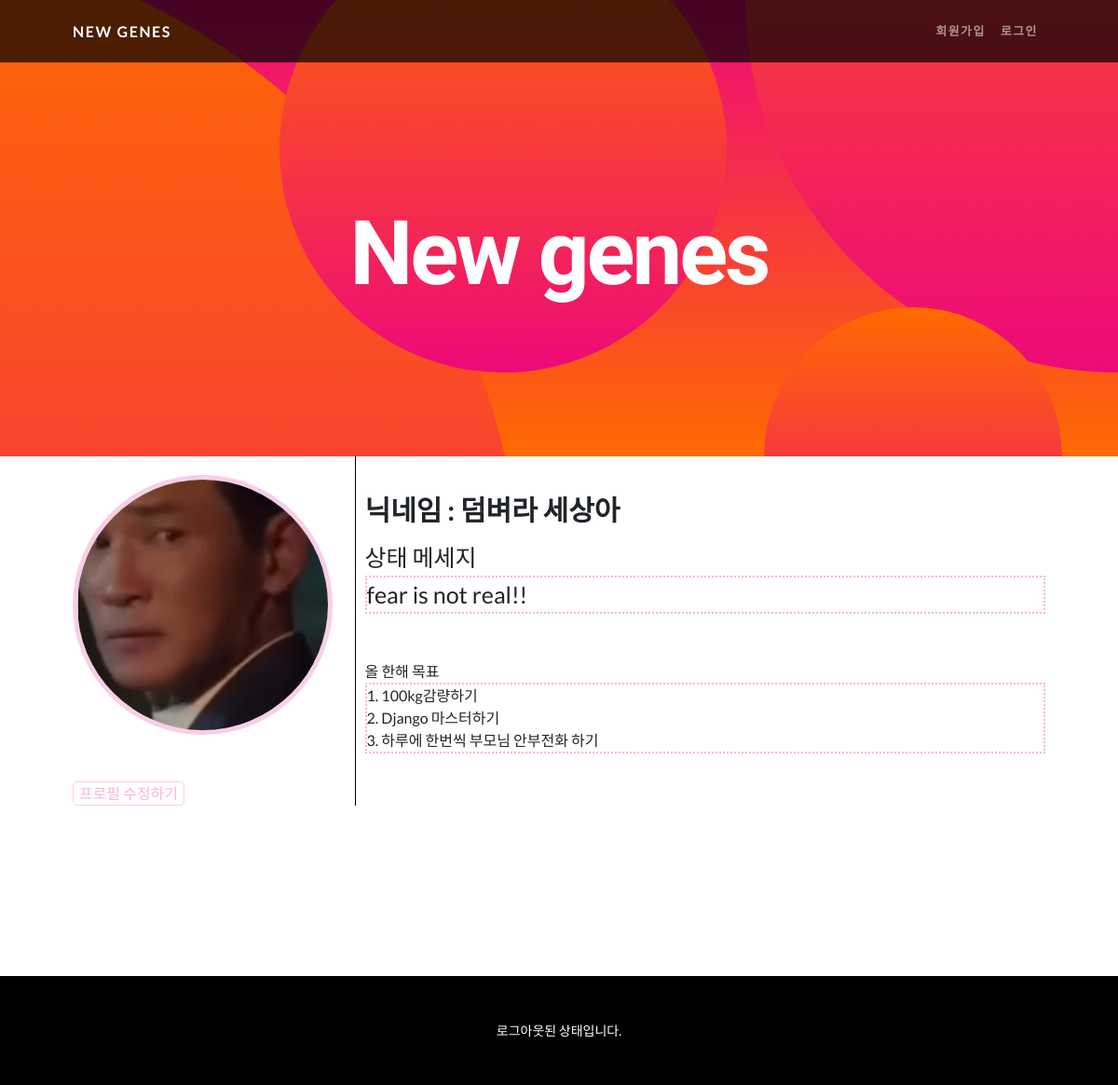
/profile/1/, run on an earlier commit of the app's database.
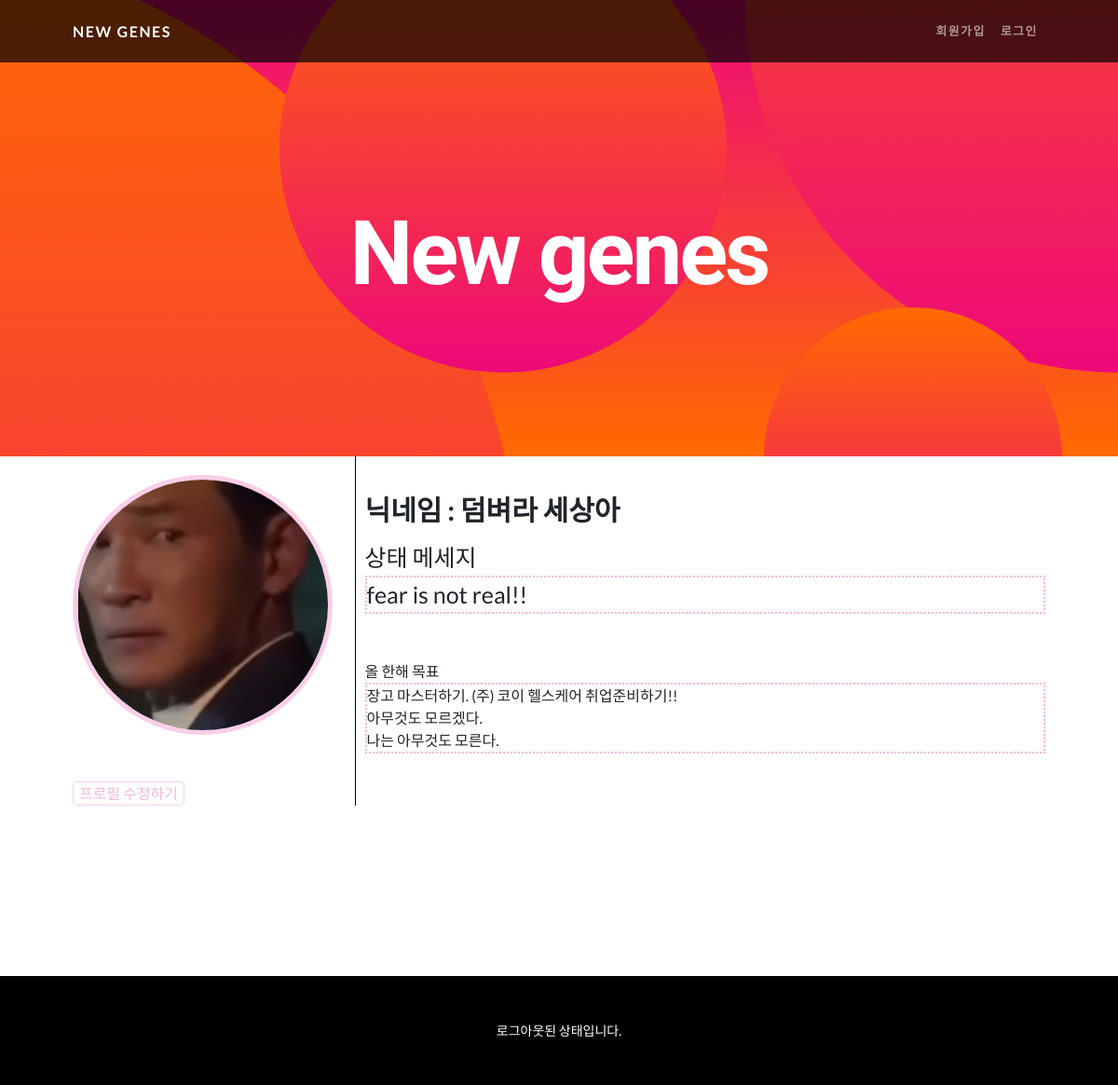
And on a later commit of the database.
### Gene/models.py (models this page shows, shortened)
class User(AbstractUser):
    nickname = models.CharField(max_length=20, unique=True, null=True,
                                validators=[validate_no_special_characters])
    intro = models.TextField(null=True)
    profile_picture = models.ImageField(upload_to="profile_pics", default="default_profile_pic.jpg")
    goals = models.TextField(null=True)
    rating_FTO = [
        (1, 'TT'),
        (2, 'TA'),
        (3, 'AA')
    ]
    FTO_gene = models.IntegerField(choices=rating_FTO, default=None, null=True)
    rating_MC4R = [
        (1, 'TT'),
        (2, 'TC'),
        (3, 'CC')
    ]
    MC4R_gene = models.IntegerField(choices=rating_MC4R, default=None, null=True)
    rating_BDNF = [
        (1, 'AA'),
        (2, 'AG'),
        (3, 'GG')
    ]
    BDNF_gene = models.IntegerField(choices=rating_BDNF, default=None, null=True)
    rating_OCA2=[
        (1, 'TT'),
        (2, 'TC'),
        (3, 'CC')
    ]
    OCA2_gene = models.IntegerField(choices=rating_OCA2, null=True, default=None)
    rating_MC1R = [
        (1, 'GG'),
        (2, 'GA'),
        (3, 'AA')
    ]
    MC1R_gene = models.IntegerField(choices=rating_MC1R, null=True, default=None)
    rating_chr20p11_1 = [
        (1, 'GG'),
        (2, 'GA'),
        (3, 'AA')
    ]
    chr20p11_1 = models.IntegerField(choices=rating_chr20p11_1, null=True, default=None)
    rating_chr20p11_2 = [
        (1, 'CC'),
        (2, 'CT'),
        (3, 'TT')
    ]
    chr20p11_2 = models.IntegerField(choices=rating_chr20p11_2, null=True, default=None)
    rating_IL2RA = [
        (1, 'TT'),
        (2, 'TC'),
        (3, 'CC')
    ]
    IL2RA = models.IntegerField(choices=rating_IL2RA, null=True, default=None)
    rating_HLA_DQB1 = [
        (1, 'AA'),
        (2, 'AG'),
        (3, 'GG')
    ]
    HLA_DQB1 = models.IntegerField(choices=rating_HLA_DQB1, null=True, default=None)
    rating_EDAR = [
        (1, 'GG'),
        (2, 'GA'),
        (3, 'AA')
    ]
    EDAR = models.IntegerField(choices=rating_EDAR, null=True, default=None)
    rating_AGER_1 = [
        (1, 'CC'),
        (2, 'CT'),
        (3, 'TT')
    ]
    AGER_1 = models.IntegerField(choices=rating_AGER_1, null=True, default=None)
    rating_AGER_2 = [
        (1, 'GG'),
        (2, 'GA'),
        (3, 'AA')
    ]
    AGER_2 = models.IntegerField(choices=rating_AGER_2, null=True, default=None)
    rating_GCKR = [
        (1, 'CC'),
        (2, 'CT'),
        (3, 'TT')
    ]
    GCKR = models.IntegerField(choices=rating_GCKR, null=True, default=None)
    rating_ANGPTL3 = [
        (1, 'GG'),
        (2, 'GT'),
        (3, 'TT')
    ]
    ANGPTL3 = models.IntegerField(choices=rating_ANGPTL3, null=True, default=None)
    rating_TRIB1 = [
        (1, 'TT'),
        (2, 'TA'),
        (3, 'AA')
    ]
    TRIB1 = models.IntegerField(choices=rating_TRIB1, null=True, default=None)
    rating_HMGCR = [
        (1, 'AA'),
        (2, 'AT'),
        (3, 'TT')
    ]
    HMGCR = models.IntegerField(choices=rating_HMGCR, null=True, default=None)
    rating_ABO = [
        (1, 'CC'),
        (2, 'CA'),
        (3, 'AA')
    ]
    ABO = models.IntegerField(choices=rating_ABO, null=True, default=None)
    rating_LIPG = [
        (1, 'TT'),
        (2, 'TG'),
        (3, 'GG')
    ]
    LIPG = models.IntegerField(choices=rating_LIPG, null=True, default=None)
    rating_DGKB_TMEM195 = [
        (1, 'GG'),
        (2, 'GT'),
        (3, 'TT')
    ]
    DGKB_TMEM195 = models.IntegerField(choices=rating_DGKB_TMEM195, null=True, default=None)
    rating_CDKN2A_2B = [
        (1, 'CC'),
        (2, 'CT'),
        (3, 'TT')
    ]
    CDKN2A_2B = models.IntegerField(choices=rating_CDKN2A_2B, null=True, default=None)
    rating_GCK = [
        (1, 'GG'),
        (2, 'GA'),
        (3, 'AA')
    ]
    GCK = models.IntegerField(choices=rating_GCK, null=True, default=None)
    rating_GLIS3 = [
        (1, 'GG'),
        (2, 'GA'),
        (3, 'AA')
    ]
    GLIS3 = models.IntegerField(choices=rating_GLIS3, null=True, default=None)
    rating_GUCY1A3 = [
        (1, 'AA'),
        (2, 'AC'),
        (3, 'CC')
    ]
    GUCY1A3 = models.IntegerField(choices=rating_GUCY1A3, null=True, default=None)
    rating_ABCA1 = [
        (1, 'CC'),
        (2, 'CT'),
        (3, 'TT')
    ]
    ABCA1 = models.IntegerField(choices=rating_ABCA1, null=True, default=None)
    rating_FGF5 = [
        (1, 'AA'),
        (2, 'AT'),
        (3, 'TT')
    ]
    FGF5 = models.IntegerField(choices=rating_FGF5, null=True, default=None)
    rating_ATP2B1 = [
        (1, 'AA'),
        (2, 'AG'),
        (3, 'GG')
    ]
    ATP2B1 = models.IntegerField(choices=rating_ATP2B1, null=True, default=None)
    rating_NPR3 = [
        (1, 'AA'),
        (2, 'AG'),
        (3, 'GG')
    ]
    NPR3 = models.IntegerField(choices=rating_NPR3, null=True, default=None)
    rating_CYP17A1 = [
        (1, 'GG'),
        (2, 'GA'),
        (3, 'AA')
    ]
    CYP17A1 = models.IntegerField(choices=rating_CYP17A1, null=True, default=None)
    rating_SLC23A1_1 = [
        (1, 'CC'),
        (2, 'CT'),
        (3, 'TT')
    ]
    SLC23A1_1 = models.IntegerField(choices=rating_SLC23A1_1, null=True, default=None)
    rating_SLC23A1_2 = [
        (1, 'AA'),
        (2, 'AG'),
        (3, 'GG')
    ]
    SLC23A1_2 = models.IntegerField(choices=rating_SLC23A1_2, null=True, default=None)
    rating_CYP1A1_CYP1A2 = [
        (1, 'AA'),
        (2, 'AC'),
        (3, 'CC')
    ]
    CYP1A1_CYP1A2 = models.IntegerField(choices=rating_CYP1A1_CYP1A2, null=True, default=None)
    rating_AHR = [
        (1, 'CC'),
        (2, 'CT'),
        (3, 'TT')
    ]
    AHR = models.IntegerField(choices=rating_AHR, null=True, default=None)

### Gene/views.py (the view)
# urls.py: path('profile/<int:user_id>/', views.ProfileReadView.as_view(), name='profile'),
class ProfileReadView(LoginRequiredMixin, DetailView):
    model = User
    template_name = 'Profile/profile_detail.html'
    pk_url_kwarg = "user_id"
    context_object_name = "profile_user"

### Gene/templates/Profile/profile_detail.html
{% extends 'gene_base/base.html' %}
{% load static %}
{% block content %}
<div class="profile_photo">
    <div class="profile_picture">
        <img src={{profile_user.profile_picture.url}} class="profile_image">
    </div>
    <div class="profile_update">
        <a class="button" href={% url 'profile-update' %}>프로필 수정하기</a>
    </div>
</div>
<div class="profile_section">
    <div class="profile_nickname">
        <b>닉네임 : {{profile_user.nickname}}</b>
    </div>
    <div class="profile_intro">
        상태 메세지
        <div id="textBox">
            {{profile_user.intro}}
        </div>
    </div>
    <div class="profile_goals">
            올 한해 목표
            <div id="textBox">
                {{profile_user.goals|linebreaksbr}}
            </div>
    </div>
</div>
{% endblock content %}

### Gene/templates/gene_base/base.html (shortened to what this page needs)
{% load static %}
<!DOCTYPE html>
<html lang="en">
    <head>
        <link href={% static 'Gene/styles/style.css' %} rel="stylesheet" />
        <link href={% static 'Gene/styles/make.css' %} rel="stylesheet" />
    </head>
        <body id="page-top">
                    <nav class="navbar navbar-expand-lg navbar-dark navbar-custom fixed-top">
                        <div class="container px-5">
                            <a class="navbar-brand" href={% url 'home' %} >New genes</a>
                            <div class="collapse navbar-collapse" id="navbarResponsive">
                                <ul class="navbar-nav ms-auto">
                                    {% if user.is_authenticated %}
                                        <li class="nav-item"><a class="nav-link" href={% url 'account_logout' %}>로그아웃</a></li>
                                    {% else %}
                                        <li class="nav-item"><a class="nav-link" href={% url 'account_signup' %}>회원가입</a></li>
                                        <li class="nav-item"><a class="nav-link" href={% url 'account_login' %}>로그인</a></li>
                                    {% endif %}
                                </ul>
                            </div>
                        </div>
                    </nav>
                    <header class="masthead text-center text-white">
                        <div class="masthead-content">
                            <div class="container px-5">
                                <h1 class="masthead-heading mb-0" style="letter-spacing: -3px;">New genes</h1>
                            </div>
                        </div>
                        <div class="bg-circle-1 bg-circle"></div>
                        <div class="bg-circle-2 bg-circle"></div>
                        <div class="bg-circle-3 bg-circle"></div>
                        <div class="bg-circle-4 bg-circle"></div>
                    </header>
                    <section class="content_section">
                        <div class="container px-5">
                            <div class="row gx-5 align-items-center">
                                    {% block content %}
                                    {% endblock content %}
                            </div>
                        </div>
                    </section>
                    <footer class="py-5 bg-black">
                        {% if user.is_authenticated %}
                            <div class="container px-5"><p class="m-0 text-center text-white small">{{user.nickname}}님!! 오늘 하루도 건강하세요!</p></div>
                        {% else %}
                            <div class="container px-5"><p class="m-0 text-center text-white small">로그아웃된 상태입니다.</p></div>
                        {% endif %}
                    </footer>
        </body>
</html>

### Gene/static/Gene/styles/make.css (style rules this page uses)
.profile_photo { float: left; width: 30%; height: 100%; padding-top: 20px; border-right: solid 1px black; }
.profile_picture { width: 100%; aspect-ratio: 1/1; border: 5px solid #f9cee7; border-radius: 100%; overflow: hidden; margin-bottom: 50px; }
.profile_image { width: 100%; height: 100%; object-fit: cover; }
.profile_update { text-align: center; width: 100%; }
.profile_update>a { margin: 0 auto; }
.profile_section { float: right; width: 70%; height: 100%; padding-top: 20px; padding-left: 10px; }
.profile_nickname { font-size: 30px; margin: 10px 0; }
.profile_intro { font-size: 25px; margin-bottom: 50px; }
#textBox { border: dotted 2px #f4b8da; }
.content_section { margin-bottom: 300px; }
.profile_goals { margin-bottom: 50px; }
.button { display: block; float: left; width: 120px; font-size: medium; margin: 15px 20px; padding: 0 0; text-align: center; border-radius: 5px; transition: all 0.2s ; background-color: #FFF; color: #f4b8da; border: 1px solid #f9cee7; text-decoration: none; }

What changed in the data, as far as the page shows it:
changed User "덤벼라 세상아": goals "1. 100kg감량하기 2. Django 마스터하기 3. 하루에 한번씩 부모님 안부전화 하기" → "장고 마스터하기. (주) 코이 헬스케어 취업준비하기!! 아무것도 모르겠다. 나는 아무것도 모른다."
